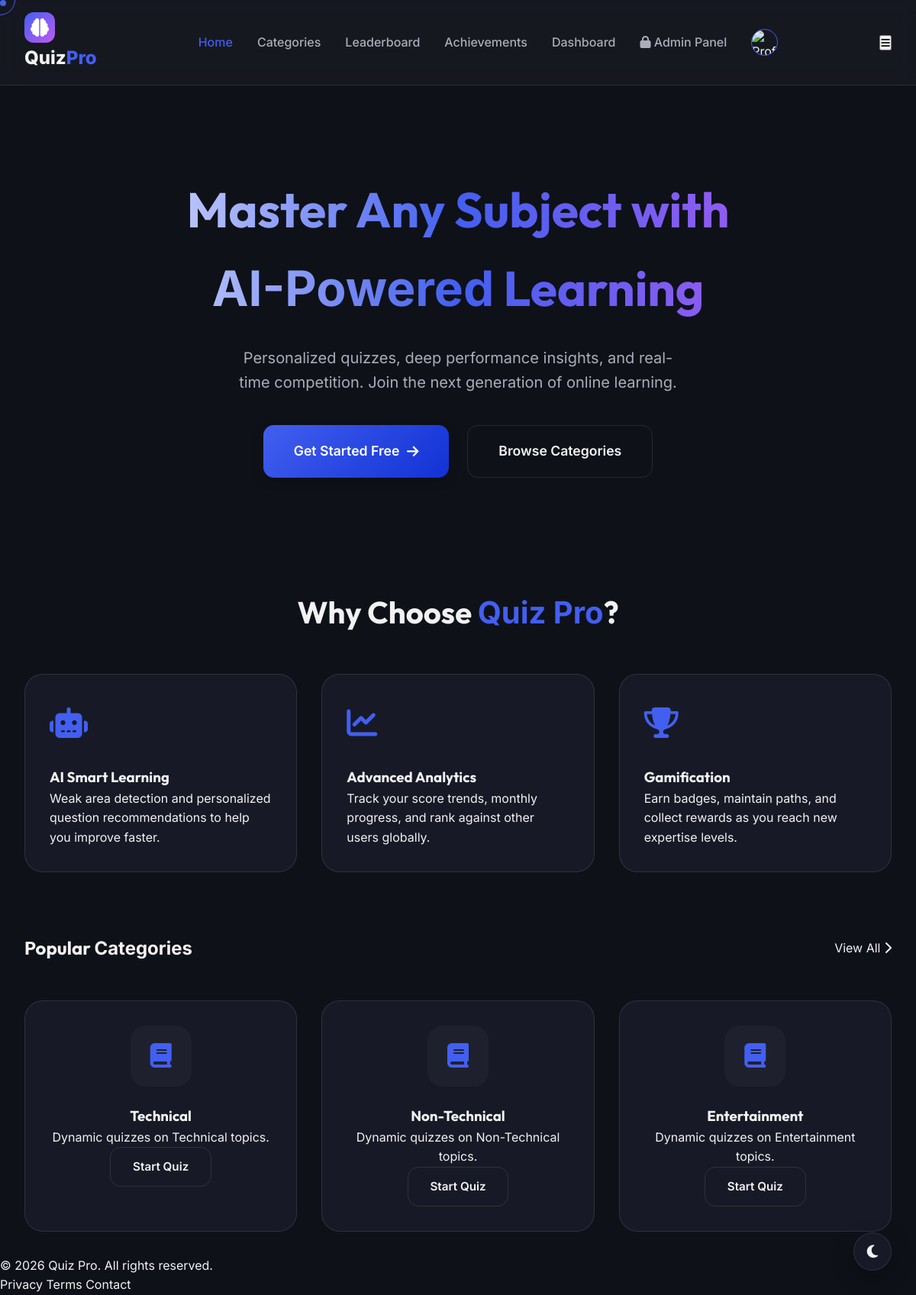
Page / (signed in) on the committed database.
### quizzes/models.py (models this page shows, shortened)
class Category(models.Model):
    CATEGORY_TYPES = (
        ('technical', 'Technical'),
        ('non-technical', 'Non-Technical'),
        ('entertainment', 'Entertainment'),
    )
    name_en = models.CharField(max_length=100)
    name_ta = models.CharField(max_length=100)
    description = models.TextField(blank=True)
    category_type = models.CharField(max_length=20, choices=CATEGORY_TYPES, default='technical')
    icon = models.ImageField(upload_to='categories/', null=True, blank=True)
    created_at = models.DateTimeField(auto_now_add=True)
    class Meta:
        verbose_name_plural = "Categories"

### core/views.py (the view)
# urls.py: path('', views.home, name='home'),
def home(request):
    categories = Category.objects.all()[:6]
    return render(request, 'core/home.html', {'categories': categories})

### templates/core/home.html (shortened to what this page needs)
{% extends 'base.html' %}
{% load static %}
{% block content %}
<section class="hero">
    <h1>Master Any Subject with <br><span>AI-Powered</span> Learning</h1>
    <p>Personalized quizzes, deep performance insights, and real-time competition. Join the next generation of online
        learning.</p>
    <div class="hero-btns">
        <a href="{% url 'register' %}" class="btn btn-primary btn-lg">Get Started Free <i
                class="fas fa-arrow-right"></i></a>
        <a href="{% url 'category_list' %}" class="btn btn-outline btn-lg">Browse Categories</a>
    </div>
</section>
<section class="features">
    <h2 class="section-title">Why Choose <span>Quiz Pro</span>?</h2>
    <div class="card-grid">
        <div class="card">
            <div class="card-icon"><i class="fas fa-robot"></i></div>
            <h3>AI Smart Learning</h3>
            <p>Weak area detection and personalized question recommendations to help you improve faster.</p>
        </div>
        <div class="card">
            <div class="card-icon"><i class="fas fa-chart-line"></i></div>
            <h3>Advanced Analytics</h3>
            <p>Track your score trends, monthly progress, and rank against other users globally.</p>
        </div>
        <div class="card">
            <div class="card-icon"><i class="fas fa-trophy"></i></div>
            <h3>Gamification</h3>
            <p>Earn badges, maintain paths, and collect rewards as you reach new expertise levels.</p>
        </div>
    </div>
</section>
<section class="categories-section">
    <div class="section-header">
        <h2>Popular <span>Categories</span></h2>
        <a href="{% url 'category_list' %}" class="view-all">View All <i class="fas fa-chevron-right"></i></a>
    </div>
    <div class="card-grid">
        {% for category in categories %}
        <div class="card category-card">
            <div class="category-img">
                {% if category.icon %}
                <img src="{{ category.icon.url }}" alt="{{ category.name_en }}">
                {% else %}
                <div class="placeholder-icon"><i class="fas fa-book"></i></div>
                {% endif %}
            </div>
            <h3>{{ category.name_en }}</h3>
            <p>{{ category.description|truncatewords:15 }}</p>
            <a href="{% url 'subcategory_list' category.id %}" class="btn btn-outline btn-sm">Start Quiz</a>
        </div>
        {% empty %}
        <div class="card empty-card">
            <p>No categories available yet. Admin is adding more questions!</p>
        </div>
        {% endfor %}
    </div>
</section>
{% endblock %}

### static/css/style.css (style rules this page uses)
:root { --primary-h: 230; --primary-s: 85%; --primary-l: 60%; --primary: hsl(var(--primary-h), var(--primary-s), var(--primary-l)); --primary-dark: hsl(var(--primary-h), var(--primary-s), 45%); --primary-light: hsl(var(--primary-h), var(--primary-s), 75%); --accent: hsl(280, 85%, 65%); --bg-dark: hsl(230, 25%, 8%); --bg-card: hsl(230, 25%, 12%); --bg-card-hover: hsl(230, 25%, 16%); --text-main: hsl(0, 0%, 95%); --text-muted: hsl(230, 10%, 70%); --border: hsl(230, 20%, 20%); --glass: rgba(255, 255, 255, 0.03); --glass-border: rgba(255, 255, 255, 0.1); --shadow-sm: 0 2px 4px rgba(0, 0, 0, 0.1); --shadow-md: 0 4px 12px rgba(0, 0, 0, 0.2); --shadow-lg: 0 10px 30px rgba(0, 0, 0, 0.3); --radius-sm: 8px; --radius-md: 14px; --radius-lg: 24px; --transition: all 0.3s cubic-bezier(0.4, 0, 0.2, 1); }
* { margin: 0; padding: 0; box-sizing: border-box; font-family: 'Inter', sans-serif; }
body { background-color: var(--bg-dark); color: var(--text-main); line-height: 1.6; overflow-x: hidden; transition: var(--transition); }
h1, h2, h3, h4, h5, h6 { font-family: 'Outfit', sans-serif; font-weight: 700; }
a { text-decoration: none; color: inherit; transition: var(--transition); }
.btn { padding: 0.8rem 1.8rem; border-radius: var(--radius-md); font-weight: 600; cursor: pointer; border: none; display: inline-flex; align-items: center; gap: 0.6rem; font-size: 0.95rem; }
.btn-primary { background: linear-gradient(135deg, var(--primary), var(--primary-dark)); color: white; box-shadow: 0 4px 15px rgba(0, 0, 0, 0.2); }
.btn-outline { background: transparent; border: 1px solid var(--glass-border); color: var(--text-main); }
.hero { text-align: center; padding: 5rem 0; animation: fadeInUp 0.8s ease-out; }
.hero h1 { font-size: 4rem; margin-bottom: 1.5rem; background: linear-gradient(to right, #fff, var(--primary), var(--accent)); -webkit-background-clip: text; background-clip: text; -webkit-text-fill-color: transparent; }
.hero p { font-size: 1.25rem; color: var(--text-muted); max-width: 600px; margin: 0 auto 2.5rem; }
.card-grid { display: grid; grid-template-columns: repeat(auto-fill, minmax(300px, 1fr)); gap: 2rem; margin-top: 3rem; }
.card { background: var(--bg-card); border: 1px solid var(--glass-border); padding: 2rem; border-radius: var(--radius-lg); transition: var(--transition); position: relative; overflow: hidden; }
.card::before { content: ''; position: absolute; top: 0; left: 0; width: 6px; height: 100%; background: var(--primary); opacity: 0; transition: var(--transition); }
.btn, .card, .nav-link, .logo { position: relative; transition: var(--transition); }
body { cursor: none; }
a, button { cursor: none !important; }

### templates/core/home.html (style rules this page uses)
.hero-btns { display: flex; gap: 1.5rem; justify-content: center; }
.btn-lg { padding: 1.2rem 2.5rem; font-size: 1.1rem; }
.section-title { text-align: center; font-size: 2.5rem; margin: 4rem 0 2rem; }
.section-title span { color: var(--primary); }
.card-icon { font-size: 2.5rem; color: var(--primary); margin-bottom: 1.5rem; }
.section-header { display: flex; justify-content: space-between; align-items: center; margin: 5rem 0 2rem; }
.category-card { text-align: center; }
.category-img { width: 80px; height: 80px; margin: 0 auto 1.5rem; background: var(--glass); border-radius: 20px; display: flex; align-items: center; justify-content: center; }
.placeholder-icon { font-size: 2rem; color: var(--primary); }

### rows in the picture
Category: name_en "Technical", description "Dynamic quizzes on Technical topics."
Category: name_en "Non-Technical", description "Dynamic quizzes on Non-Technical topics."
Category: name_en "Entertainment", description "Dynamic quizzes on Entertainment topics."
